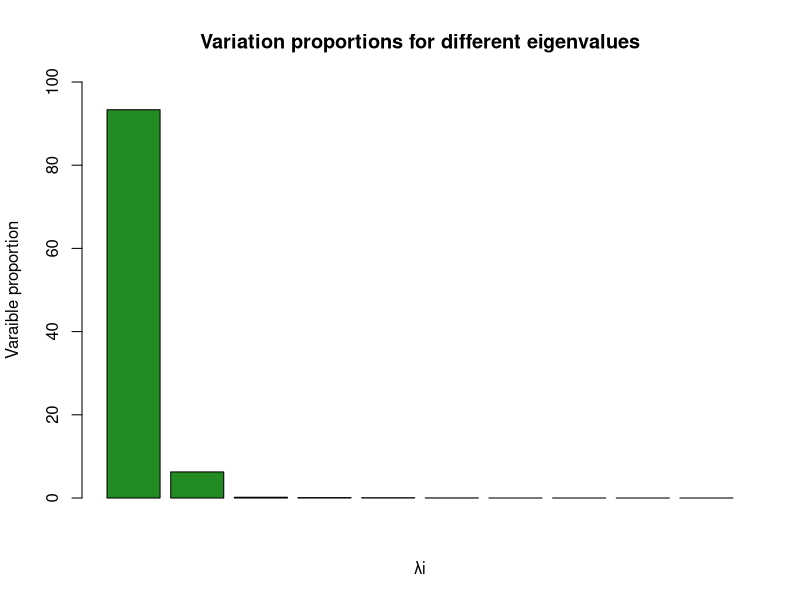
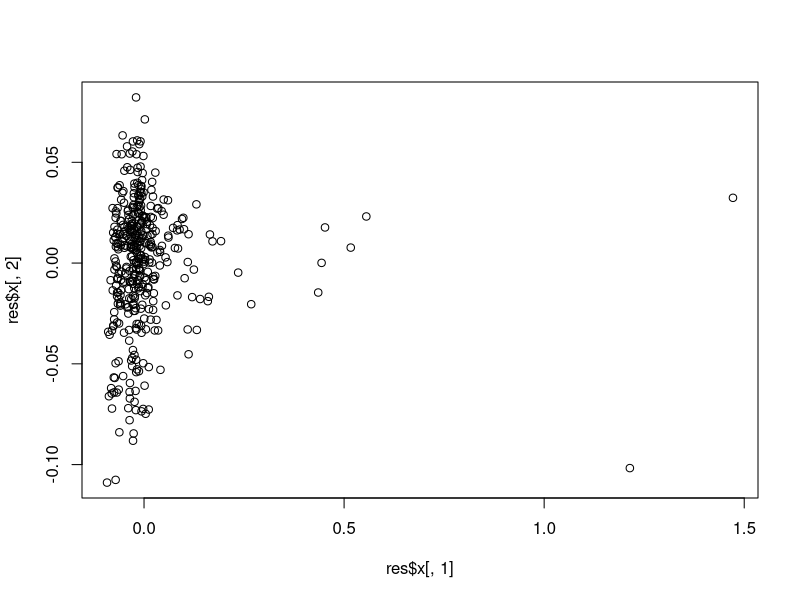
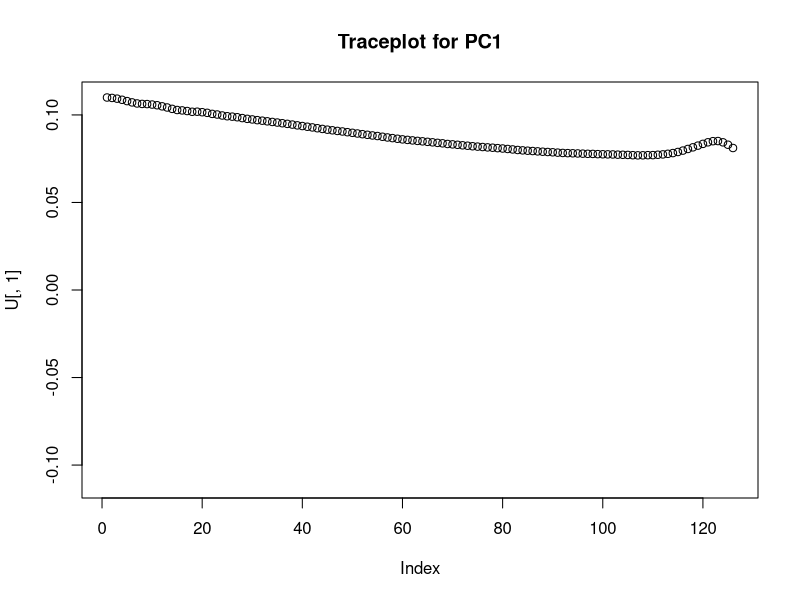
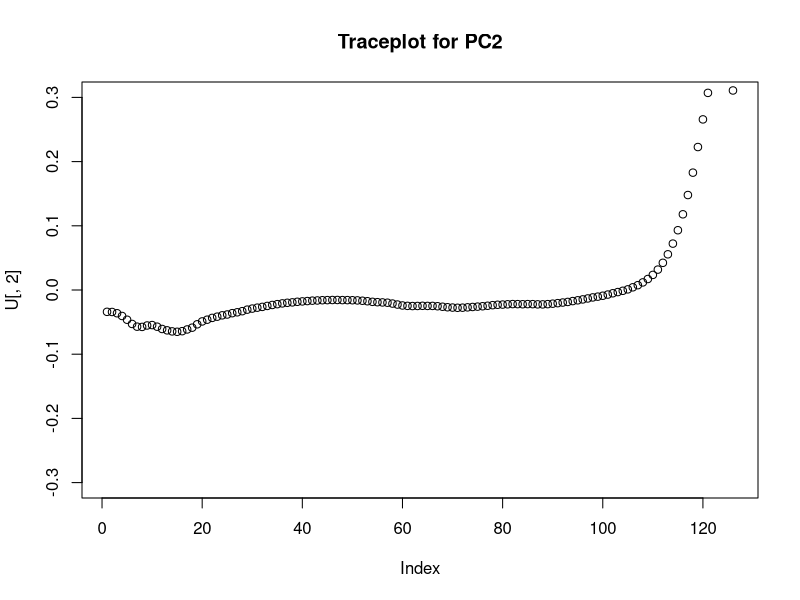
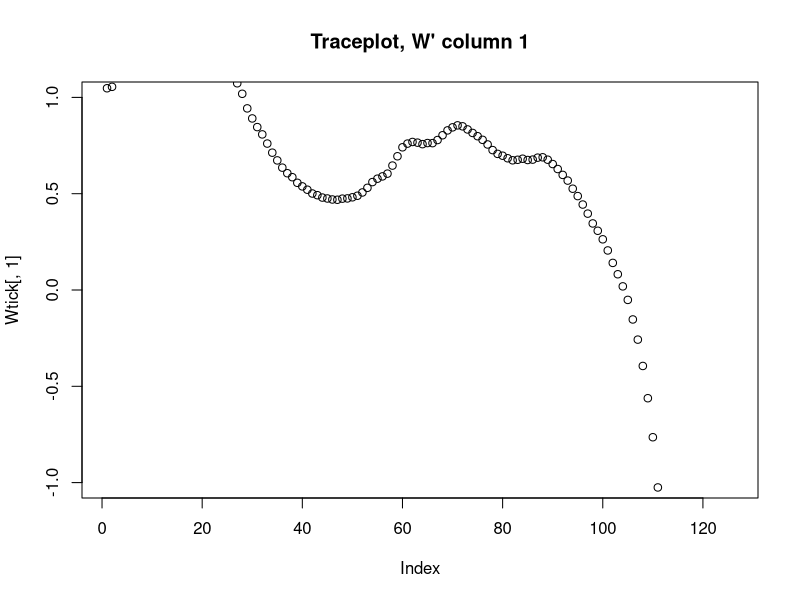
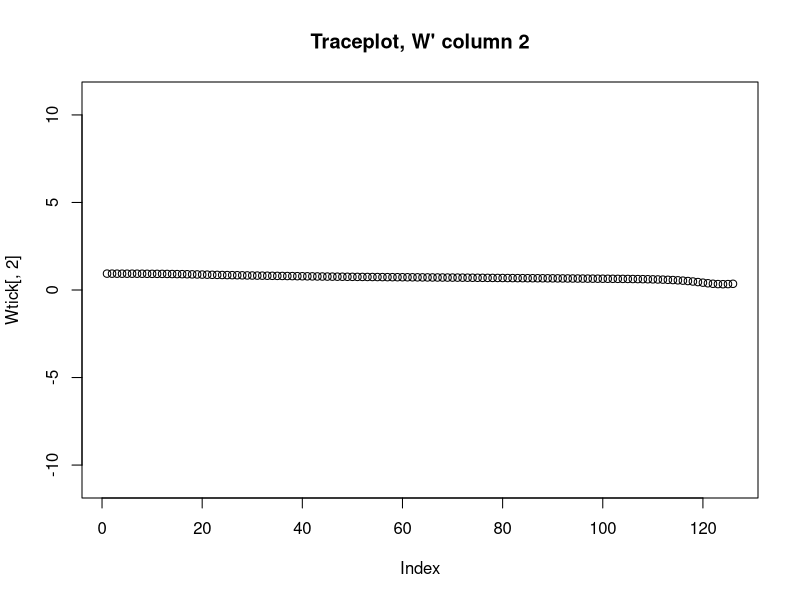
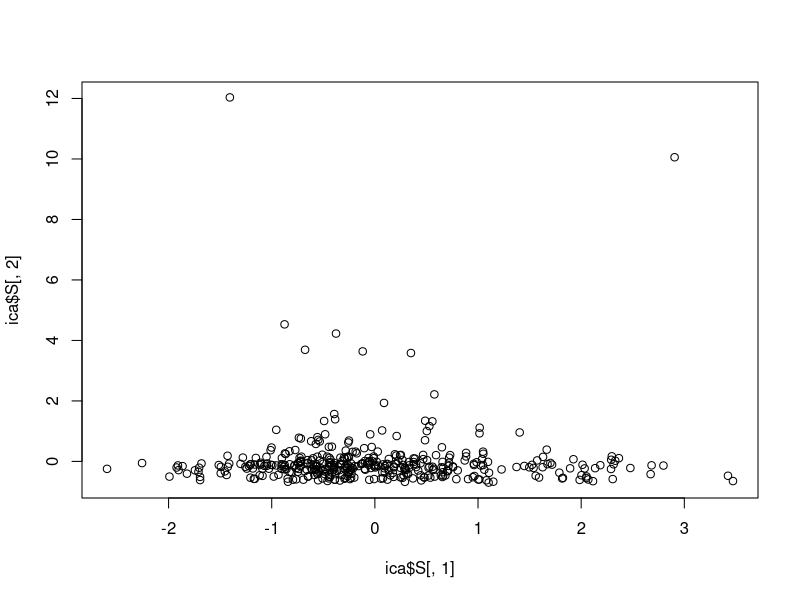

These charts were generated, in order, by the following R code:
# Attachment 3
library(fastICA)

# Task 1
dataframe = read.csv2("NIRSpectra.csv")
data = dataframe
data$Viscosity = c()
res = prcomp(data)
# Eigenvalues
λ = res$sdev^2

# Variation proportions for the different eigenvalues
var_props = λ/sum(λ)*100
sprintf("%2.3f", var_props)
barplot(var_props[1:10], ylim=c(0,100), col="forestgreen", 
        main="Variation proportions for different eigenvalues", 
        xlab="λi", ylab="Varaible proportion") # The plot shows that 2 PCs should be extracted
sum(var_props[1:2]) # PC1 and PC2 count for 99.5957% of the variation

# Scores - There are at least 2 unusual diesiel fuels according to this plot
plot(res$x[,1], res$x[,2]) # 2 "strong" outliers, 5-7 "medium" outliers

# Task 2
U = res$rotation

# Tracing plots
plot(U[,1], main="Traceplot for PC1", ylim=c(-0.11,0.11))
plot(U[,2], main="Traceplot for PC2", ylim=c(-0.3, 0.3)) # the last few original feutures mainly explain this PC

# Task 3 - ICA
ica = fastICA(data, 2, alg.typ="parallel", fun="logcosh", alpha=1, method="R", row.norm=FALSE, maxit=200, tol=0.0001, verbose=TRUE)
Wtick = ica$K%*%ica$W
plot(Wtick[,1], main="Traceplot, W' column 1", ylim=c(-1,1))
plot(Wtick[,2], main="Traceplot, W' column 2", ylim=c(-11, 11)) # the last few original feutures mainly explain this PC

# Scores
plot(ica$S[,1], ica$S[,2]) # ICA components
